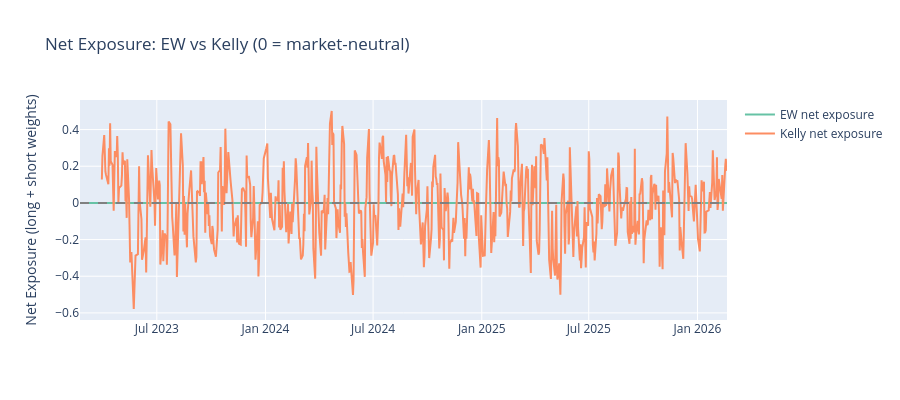

Source (notebook cell):
### Markdown cell above
## 5. Net Exposure Over Time — Is Kelly Creating Directional Bias?

### Code cell
# Plot net exposure over time
fig = go.Figure()
fig.add_trace(go.Scatter(
    x=ew_stats[DATE_COL].to_list(),
    y=ew_stats["net_exposure"].to_numpy(),
    name="EW net exposure",
    line=dict(color=colors[0]),
))
fig.add_trace(go.Scatter(
    x=kelly_stats[DATE_COL].to_list(),
    y=kelly_stats["net_exposure"].to_numpy(),
    name="Kelly net exposure",
    line=dict(color=colors[1]),
))
fig.add_hline(y=0, line_dash="dash", line_color="gray")
fig.update_layout(
    title="Net Exposure: EW vs Kelly (0 = market-neutral)",
    yaxis_title="Net Exposure (long + short weights)",
    height=400,
)
fig.show()

### Figure 1 — Plotly figure (JSON) as saved in the notebook; plotly's stock layout.template omitted (floating-point values rounded to 4 significant figures; data arrays with more than 128 entries replaced by an {"elided": "..."} marker saying what was removed)
{"data": [{"line": {"color": "rgb(102,194,165)"}, "name": "EW net exposure", "type": "scatter", "x": {"elided": "753 str values"}, "y": {"elided": "753 float values"}}, {"line": {"color": "rgb(252,141,98)"}, "name": "Kelly net exposure", "type": "scatter", "x": {"elided": "726 str values"}, "y": {"elided": "726 float values"}}], "layout": {"height": 400, "shapes": [{"line": {"color": "gray", "dash": "dash"}, "type": "line", "x0": 0, "x1": 1, "xref": "x domain", "y0": 0, "y1": 0, "yref": "y"}], "title": {"text": "Net Exposure: EW vs Kelly (0 = market-neutral)"}, "yaxis": {"title": {"text": "Net Exposure (long + short weights)"}}}}
